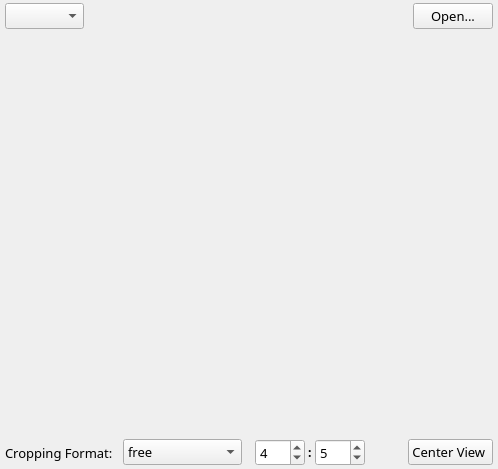
        <widget class="QWidget" name="crop_tab">
         <property name="font">
          <font>
           <family>Kailasa Regular</family>
          </font>
         </property>
         <attribute name="title">
          <string>Cropping</string>
         </attribute>
         <layout class="QVBoxLayout" name="verticalLayout_3">
          <property name="spacing">
           <number>5</number>
          </property>
          <property name="leftMargin">
           <number>5</number>
          </property>
          <property name="topMargin">
           <number>3</number>
          </property>
          <property name="rightMargin">
           <number>5</number>
          </property>
          <property name="bottomMargin">
           <number>3</number>
          </property>
          <item>
           <layout class="QHBoxLayout" name="horizontalLayout_5">
            <property name="spacing">
             <number>0</number>
            </property>
            <item>
             <widget class="QComboBox" name="comboBox">
              <property name="font">
               <font>
                <pointsize>10</pointsize>
               </font>
              </property>
              <property name="toolTip">
               <string>&lt;!DOCTYPE HTML PUBLIC &quot;-//W3C//DTD HTML 4.0//EN&quot; &quot;http://www.w3.org/TR/REC-html40/strict.dtd&quot;&gt;
&lt;html&gt;&lt;head&gt;&lt;meta name=&quot;qrichtext&quot; content=&quot;1&quot; /&gt;&lt;style type=&quot;text/css&quot;&gt;
p, li { white-space: pre-wrap; }
&lt;/style&gt;&lt;/head&gt;&lt;body style=&quot; font-family:'Lucida Grande'; font-size:12pt; font-weight:400; font-style:normal;&quot;&gt;
&lt;p style=&quot; margin-top:0px; margin-bottom:0px; margin-left:0px; margin-right:0px; -qt-block-indent:0; text-indent:0px;&quot;&gt;&lt;span style=&quot; font-size:10pt;&quot;&gt;Name of the current source image. Click onto the combo box to select another file in the same directory.&lt;/span&gt;&lt;/p&gt;&lt;/body&gt;&lt;/html&gt;</string>
              </property>
             </widget>
            </item>
            <item>
             <spacer name="horizontalSpacer_16">
              <property name="orientation">
               <enum>Qt::Horizontal</enum>
              </property>
              <property name="sizeType">
               <enum>QSizePolicy::Fixed</enum>
              </property>
              <property name="sizeHint" stdset="0">
               <size>
                <width>8</width>
                <height>10</height>
               </size>
              </property>
             </spacer>
            </item>
            <item>
             <spacer name="horizontalSpacer_10">
              <property name="orientation">
               <enum>Qt::Horizontal</enum>
              </property>
              <property name="sizeHint" stdset="0">
               <size>
                <width>40</width>
                <height>20</height>
               </size>
              </property>
             </spacer>
            </item>
            <item>
             <widget class="QPushButton" name="load1Button">
              <property name="font">
               <font>
                <pointsize>10</pointsize>
               </font>
              </property>
              <property name="toolTip">
               <string>Open a new source image.</string>
              </property>
              <property name="text">
               <string>Open...</string>
              </property>
             </widget>
            </item>
           </layout>
          </item>
          <item>
           <widget class="SelectField" name="selectField" native="true">
            <property name="sizePolicy">
             <sizepolicy hsizetype="Expanding" vsizetype="Expanding">
              <horstretch>0</horstretch>
              <verstretch>0</verstretch>
             </sizepolicy>
            </property>
            <property name="minimumSize">
             <size>
              <width>200</width>
              <height>400</height>
             </size>
            </property>
           </widget>
          </item>
          <item>
           <layout class="QHBoxLayout" name="horizontalLayout_8" stretch="0,0,0,0,0,0,0,0">
            <property name="spacing">
             <number>3</number>
            </property>
            <item>
             <widget class="QLabel" name="label_5">
              <property name="font">
               <font>
                <pointsize>10</pointsize>
                <weight>50</weight>
                <bold>false</bold>
               </font>
              </property>
              <property name="text">
               <string>Cropping Format:  </string>
              </property>
             </widget>
            </item>
            <item>
             <widget class="QComboBox" name="clipFormatCombo">
              <property name="font">
               <font>
                <pointsize>10</pointsize>
               </font>
              </property>
              <property name="toolTip">
               <string>select a format for the cropping rectangle</string>
              </property>
              <item>
               <property name="text">
                <string>free</string>
               </property>
              </item>
              <item>
               <property name="text">
                <string>custom...</string>
               </property>
              </item>
              <item>
               <property name="text">
                <string>square</string>
               </property>
              </item>
              <item>
               <property name="text">
                <string>3:5</string>
               </property>
              </item>
              <item>
               <property name="text">
                <string>3:4</string>
               </property>
              </item>
              <item>
               <property name="text">
                <string>4:3</string>
               </property>
              </item>
              <item>
               <property name="text">
                <string>16:9</string>
               </property>
              </item>
              <item>
               <property name="text">
                <string>5:3</string>
               </property>
              </item>
              <item>
               <property name="text">
                <string>sqrt(2) : 1</string>
               </property>
              </item>
              <item>
               <property name="text">
                <string>1 : sqrt(2)</string>
               </property>
              </item>
              <item>
               <property name="text">
                <string>Golden Cut (p.)</string>
               </property>
              </item>
              <item>
               <property name="text">
                <string>Golden Cut (l.)</string>
               </property>
              </item>
             </widget>
            </item>
            <item>
             <spacer name="horizontalSpacer_20">
              <property name="orientation">
               <enum>Qt::Horizontal</enum>
              </property>
              <property name="sizeType">
               <enum>QSizePolicy::Minimum</enum>
              </property>
              <property name="sizeHint" stdset="0">
               <size>
                <width>10</width>
                <height>26</height>
               </size>
              </property>
             </spacer>
            </item>
            <item>
             <widget class="QSpinBox" name="cropFormatXBox">
              <property name="font">
               <font>
                <pointsize>10</pointsize>
               </font>
              </property>
              <property name="toolTip">
               <string>custom ratio</string>
              </property>
              <property name="minimum">
               <number>1</number>
              </property>
              <property name="maximum">
               <number>999</number>
              </property>
              <property name="value">
               <number>4</number>
              </property>
             </widget>
            </item>
            <item>
             <widget class="QLabel" name="cropFormatLabel">
              <property name="font">
               <font>
                <weight>75</weight>
                <bold>true</bold>
               </font>
              </property>
              <property name="text">
               <string>:</string>
              </property>
             </widget>
            </item>
            <item>
             <widget class="QSpinBox" name="cropFormatYBox">
              <property name="font">
               <font>
                <pointsize>10</pointsize>
               </font>
              </property>
              <property name="toolTip">
               <string>custom ratio</string>
              </property>
              <property name="minimum">
               <number>1</number>
              </property>
              <property name="maximum">
               <number>999</number>
              </property>
              <property name="value">
               <number>5</number>
              </property>
             </widget>
            </item>
            <item>
             <spacer name="horizontalSpacer_6">
              <property name="orientation">
               <enum>Qt::Horizontal</enum>
              </property>
              <property name="sizeHint" stdset="0">
               <size>
                <width>40</width>
                <height>10</height>
               </size>
              </property>
             </spacer>
            </item>
            <item>
             <widget class="QPushButton" name="cropButton">
              <property name="font">
               <font>
                <pointsize>10</pointsize>
               </font>
              </property>
              <property name="toolTip">
               <string>center the view around the current cropping rectangle</string>
              </property>
              <property name="text">
               <string>Center View </string>
              </property>
             </widget>
            </item>
           </layout>
          </item>
         </layout>
        </widget>
